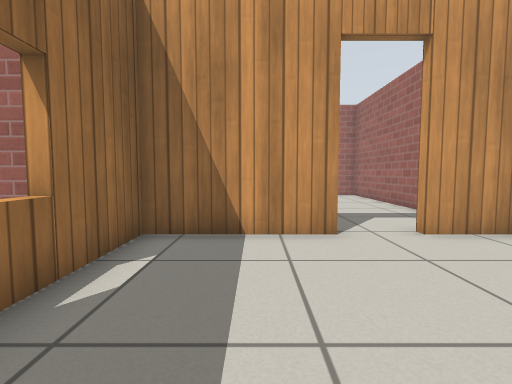
[1] (above)

12 first-person views from a walk through a robot-simulator world made for Gazebo. The camera is 0.64 m above the floor, tilts 4° down and sees 85° across. The floor is counted in squares, 0.5 m on a side. Each view is taken from the middle of a square. On the plan, view 1 faces up. The plan holds only what a view shows up to about 13 squares ahead; the rest is blank. Simple patterns stand in for the simulator's built-in surfaces.

[2]
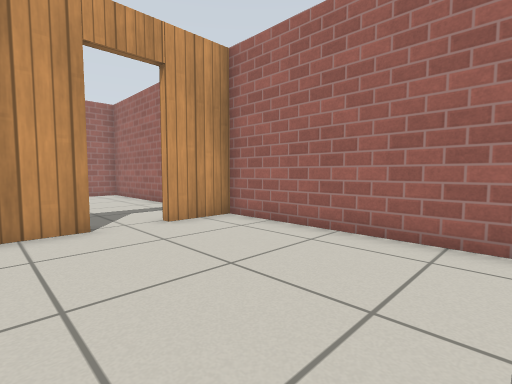

[3]
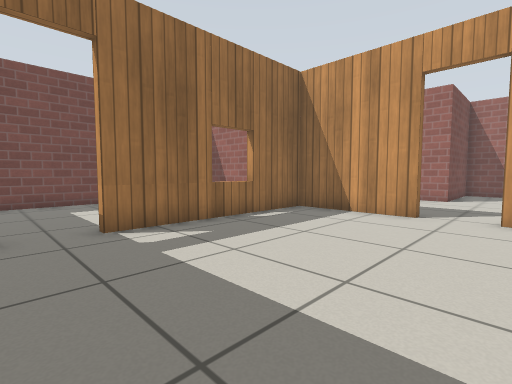

[4]
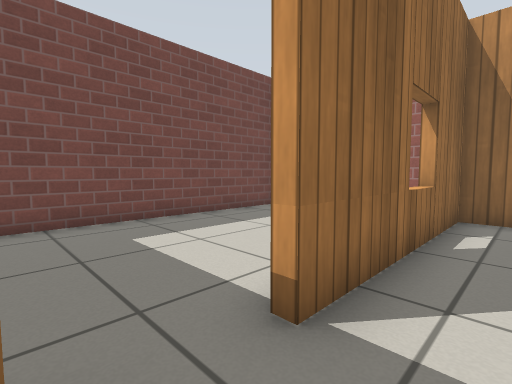

[5]
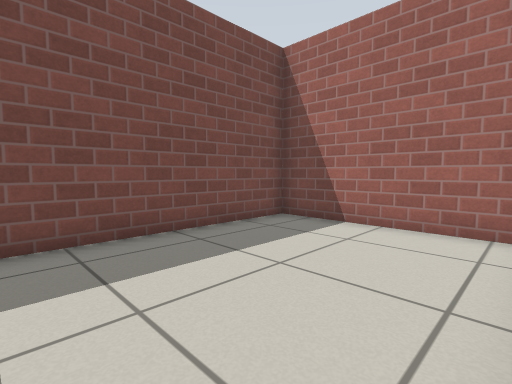

[6]
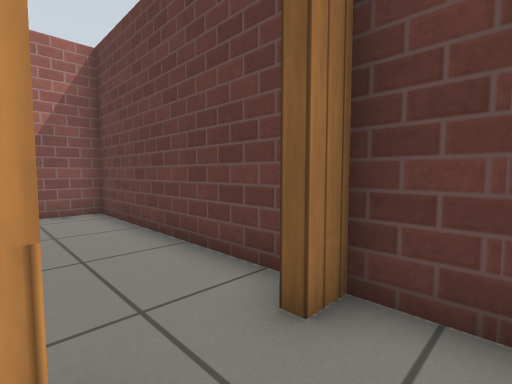

[7]
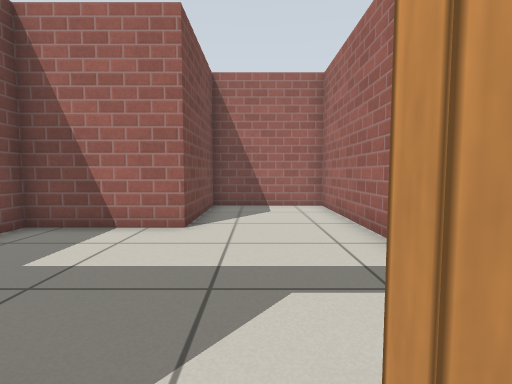

[8]
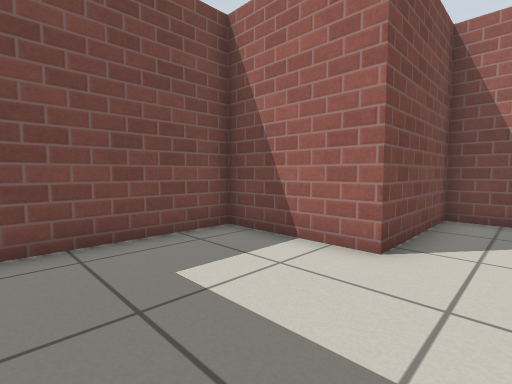

[9]
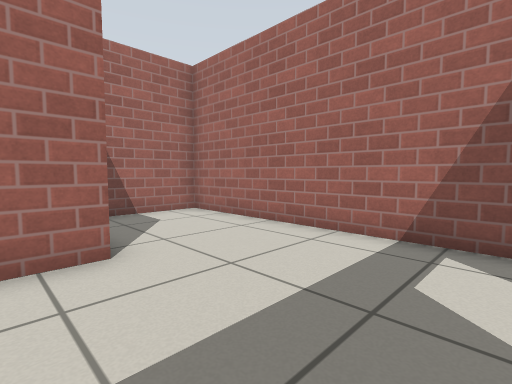

[10]
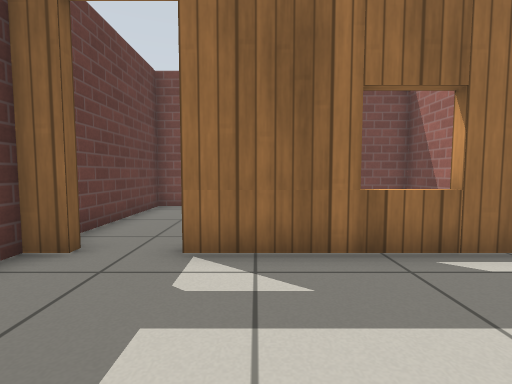

[11]
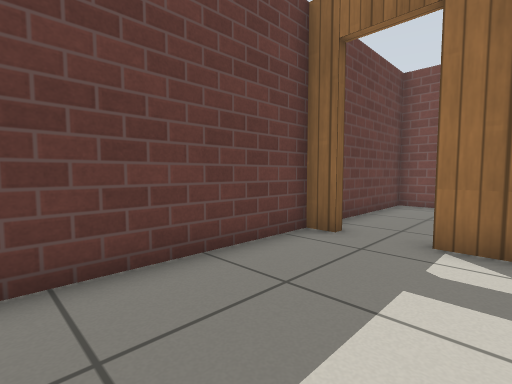

[12]
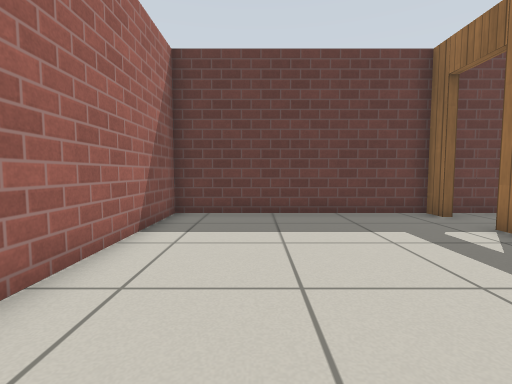

### Floor plan
Ten units are one square. View 1 is at (0, 0); x grows to the right and y downward. Boxes are objects, and circles mark ways between rooms. Rooms are numbered by the first view taken in them; rooms with no view inside come last. Other rooms are left out.
<svg viewBox="-90 -162 151 204">
<path fill="none" stroke="#000" d="M17 -57 -23 -57 -23 12M-23 30 -23 37 56 37 56 -57 34 -57M-22 -32 -28 -32M-32 -57 -85 -57 -85 37 -27 37 -27 30M56 -71 56 -157 14 -157 14 -114 -23 -114 -23 -71"/>
<circle cx="-25" cy="25" r="3" fill="#2a7"/>
<circle cx="25" cy="-60" r="3" fill="#2a7"/>
<text x="20" y="-10">1</text>
<text x="-60" y="-10">2</text>
<text x="20" y="-100">3</text>
</svg>
Room 1 opens to room 2. Room 1 opens to room 3.

Where each view was taken, in squares from view 1:
view 1: 0 up, 0 right, facing up
view 2: 1 down, 0 right, facing up-right
view 3: 3 down, 4 right, facing up-left
view 4: 3 down, 1 left, facing up-left
view 5: 1 down, 3 left, facing up-left
view 6: 1 down, 4 left, facing down-right
view 7: 5 up, 3 right, facing up
view 8: 7 up, 3 right, facing up-left
view 9: 7 up, 0 right, facing up-right
view 10: 0 up, 2 right, facing left
view 11: 0 up, 3 right, facing down-left
view 12: 5 up, 3 right, facing down
